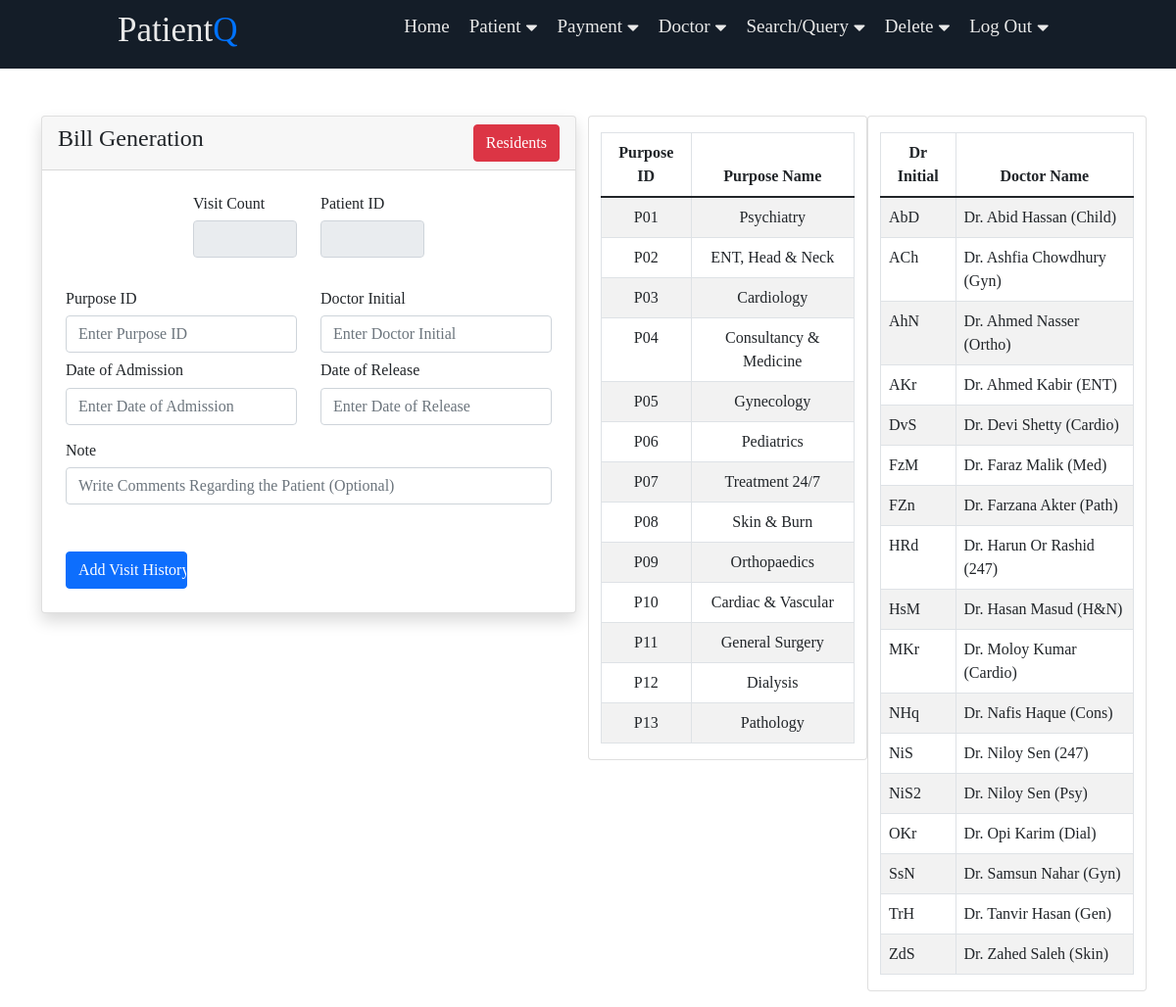
Screenshot of /v_02/payment/generate-bill.php with the database file from the repository.
### tables this page shows
create table purpose (
    purpose_id varchar(7),
    purpose_name varchar(30),
    dept_init varchar(20),
    primary key (purpose_id)
);

create table doctor (
    dr_init varchar(7),
    dr_name varchar(30),
    dept_init varchar(20),
    room_no varchar(10),
    primary key (dr_init)
);

### v_02/payment/generate-bill.php (the view, shortened to what this page needs)
<?php
    include('../includes/header.php');
    include ('../roots/db-connect.php');
?>
<div class="container mt-5">
<div class="row">
    <div class="col-md-6">
        <div class="card shadow">
            <div class="card-header">
                <h4>Bill Generation
                    <a href="../payment/search-residents.php" class = "btn btn-danger float-end">Residents</a>
                </h4>
            </div>
            <div class="card-body p-4">
                <form action="../roots/source-codes.php" method="POST">
                    <div class="row">
                        <div class="col-md-3 mb-3"> </div>
                        <div class="col-md-3 mb-3">
                            <p class="h6">Visit Count</p>
                            <input type="number" name="visit_count" class="form-control" value="<?=$v_cnt?>" readonly>
                        </div>
                        <div class="col-md-3 mb-3">
                            <p class="h6">Patient ID</p>
                            <input type="number" name="p_id" class="form-control" value="<?=$_GET['p_id'] ?>" readonly>
                        </div>
                        <div class="col-md-3 mb-3"> </div>
                    </div>
                    <div class="row">
                        <div class="col-md-6 mb-2">
                            <p class="h6">Purpose ID</p>
                            <input type="text" name="purpose_id" class="form-control" placeholder="Enter Purpose ID" required>
                        </div>
                        <div class="col-md-6 mb-2">
                            <p class="h6">Doctor Initial</p>
                            <input type="text" name="assign_dr_init" class="form-control" placeholder="Enter Doctor Initial" required>
                        </div>
                    </div>
                    <div class="row">
                        <div class="col-md-6 mb-3">
                            <p class="h6">Date of Admission</p>
                            <input type="text" name="admission_date" class="form-control" placeholder="Enter Date of Admission" required>
                        </div>
                        <div class="col-md-6 mb-3">
                            <p class="h6">Date of Release</p>
                            <input type="text" name="release_date" class="form-control" placeholder="Enter Date of Release" required>
                        </div>
                    </div>
                    <div class="row">
                        <div class="col-md-12 mb-5">
                            <p class="h6">Note</p>
                            <input type="text" name="note" class="form-control" placeholder="Write Comments Regarding the Patient (Optional)">
                        </div>
                    </div>
                    <div>
                        <input type="submit" name="payment_history" value="Add Visit History" class="btn btn-primary w-25">
                    </div>
                </form>
            </div>
        </div>
    </div>
    <div class="col-md-3">
        <div class="row mb-4">
            <div class="card">
                <table class="table table-bordered table-striped mt-3">
                    <thead align="center">
                        <tr>
                            <th>Purpose ID</th>
                            <th>Purpose Name</th>
                        </tr>
                    </thead>
                    <tbody align="center">
                        <?php
                            $query = "SELECT * FROM purpose";
                            $query_run = mysqli_query($connect, $query);
                            if (mysqli_num_rows($query_run) > 0) {
                                foreach ($query_run as $purpose) {
                                    ?>
                                    <tr>
                                        <td> <?= $purpose['purpose_id']; ?> </td>
                                        <td> <?= $purpose['purpose_name']; ?> </td>
                                    </tr>
                                    <?php
                                }
                            } else {
                                ?>
                                    <tr>
                                        <td colspan="2">No Record Found!</td>
                                    </tr>
                                <?php
                            }
                        ?>
                    </tbody>
                </table>
            </div>
        </div>
    </div>
    <div class="col-md-3">
        <div class="row mb-3">
            <div class="card">
                <table class="table table-bordered table-striped mt-3">
                    <thead align="center">
                        <tr>
                            <th>Dr Initial</th>
                            <th>Doctor Name</th>
                        </tr>
                    </thead>
                    <tbody >
                        <?php
                            $query = "SELECT * FROM doctor";
                            $query_run = mysqli_query($connect, $query);
                            if (mysqli_num_rows($query_run) > 0) {
                                foreach ($query_run as $doctor) {
                                    ?>
                                    <tr>
                                        <td> <?= $doctor['dr_init']; ?> </td>
                                        <td> <?= $doctor['dr_name']; ?> </td>
                                    </tr>
                                    <?php
                                }
                            } else {
                                ?>
                                    <tr>
                                        <td colspan="2">No Record Found!</td>
                                    </tr>
                                <?php
                            }
                        ?>
                    </tbody>
                </table>
            </div>
        </div>
    </div>
</div>
</div>
<?php
    include('../includes/footer.php');
?>

### v_02/navbar/style.css (style rules this page uses)
:root { --color-primary: #0073ff; --color-white: #e9e9e9; --color-black: #141d28; --color-black-1: #212b38; }
* { margin: 0; padding: 0; box-sizing: border-box; }
body { font-family: Trebuchet MS; }

### rows the page displays
purpose: purpose_id "P01", purpose_name "Psychiatry"
purpose: purpose_id "P02", purpose_name "ENT, Head & Neck"
purpose: purpose_id "P03", purpose_name "Cardiology"
purpose: purpose_id "P04", purpose_name "Consultancy & Medicine"
purpose: purpose_id "P05", purpose_name "Gynecology"
purpose: purpose_id "P06", purpose_name "Pediatrics"
purpose: purpose_id "P07", purpose_name "Treatment 24/7"
purpose: purpose_id "P08", purpose_name "Skin & Burn"
purpose: purpose_id "P09", purpose_name "Orthopaedics"
purpose: purpose_id "P10", purpose_name "Cardiac & Vascular"
purpose: purpose_id "P11", purpose_name "General Surgery"
purpose: purpose_id "P12", purpose_name "Dialysis"
purpose: purpose_id "P13", purpose_name "Pathology"
doctor: dr_init "AbD", dr_name "Dr. Abid Hassan (Child)"
doctor: dr_init "ACh", dr_name "Dr. Ashfia Chowdhury (Gyn)"
doctor: dr_init "AhN", dr_name "Dr. Ahmed Nasser (Ortho)"
doctor: dr_init "AKr", dr_name "Dr. Ahmed Kabir (ENT)"
doctor: dr_init "DvS", dr_name "Dr. Devi Shetty (Cardio)"
doctor: dr_init "FzM", dr_name "Dr. Faraz Malik (Med)"
doctor: dr_init "FZn", dr_name "Dr. Farzana Akter (Path)"
doctor: dr_init "HRd", dr_name "Dr. Harun Or Rashid (247)"
doctor: dr_init "HsM", dr_name "Dr. Hasan Masud (H&N)"
doctor: dr_init "MKr", dr_name "Dr. Moloy Kumar (Cardio)"
doctor: dr_init "NHq", dr_name "Dr. Nafis Haque (Cons)"
doctor: dr_init "NiS", dr_name "Dr. Niloy Sen (247)"
doctor: dr_init "NiS2", dr_name "Dr. Niloy Sen (Psy)"
doctor: dr_init "OKr", dr_name "Dr. Opi Karim (Dial)"
doctor: dr_init "SsN", dr_name "Dr. Samsun Nahar (Gyn)"
doctor: dr_init "TrH", dr_name "Dr. Tanvir Hasan (Gen)"
doctor: dr_init "ZdS", dr_name "Dr. Zahed Saleh (Skin)"
